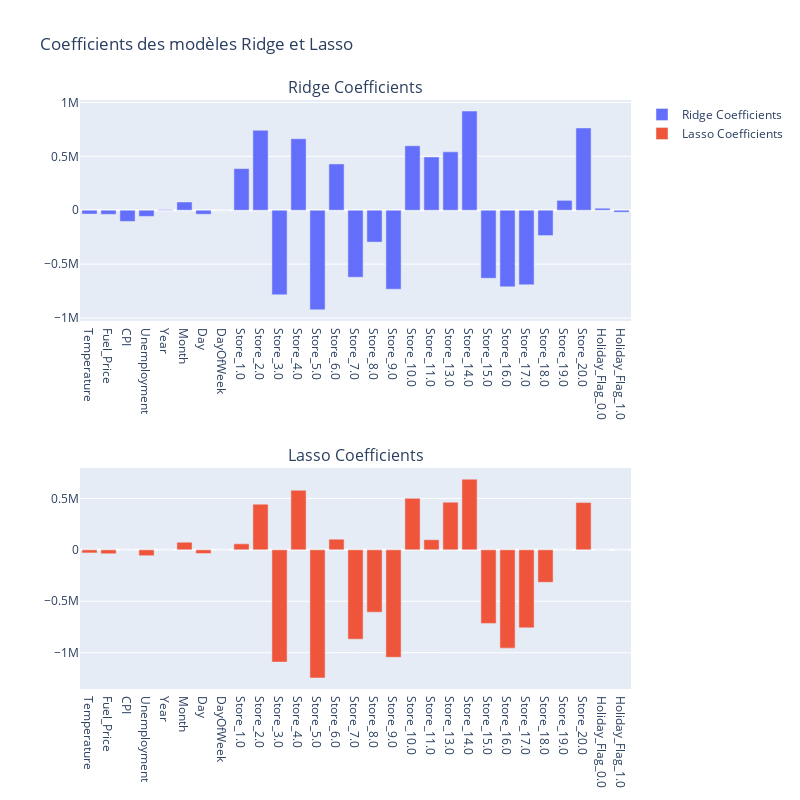

Notebook source saved alongside this figure:
### Code cell
# créer un Plot coefficients
ridge_coefs = ridge_grid_search.best_estimator_.named_steps['regressor'].coef_
lasso_coefs = lasso_grid_search.best_estimator_.named_steps['regressor'].coef_

# Créer un DataFrame avec les coefficients
coefs_df = pd.DataFrame({
    'Feature': numeric_features + list(lasso_grid_search.best_estimator_.named_steps['preprocessor'].transformers_[1][1].named_steps['encoder'].get_feature_names_out(categorical_features)),
    'Ridge Coefficients': ridge_coefs,
    'Lasso Coefficients': lasso_coefs
})

# Afficher les coefficients
coefs_df

# Créer un graphique pour les coefficients
fig = make_subplots(rows=2, cols=1, subplot_titles=('Ridge Coefficients', 'Lasso Coefficients'))

# Ajouter les barres pour les coefficients Ridge
fig.add_trace(go.Bar(x=coefs_df['Feature'], y=coefs_df['Ridge Coefficients'], name='Ridge Coefficients'), row=1, col=1)

# Ajouter les barres pour les coefficients Lasso
fig.add_trace(go.Bar(x=coefs_df['Feature'], y=coefs_df['Lasso Coefficients'], name='Lasso Coefficients'), row=2, col=1)

# Mise en page
fig.update_layout(height=800, width=800, title_text="Coefficients des modèles Ridge et Lasso")

# Afficher la figure
fig.show()

### Figure 1 — Plotly figure (JSON) as saved in the notebook; plotly's stock layout.template omitted (floating-point values rounded to 4 significant figures)
{"data": [{"name": "Ridge Coefficients", "type": "bar", "x": ["Temperature", "Fuel_Price", "CPI", "Unemployment", "Year", "Month", "Day", "DayOfWeek", "Store_1.0", "Store_2.0", "Store_3.0", "Store_4.0", "Store_5.0", "Store_6.0", "Store_7.0", "Store_8.0", "Store_9.0", "Store_10.0", "Store_11.0", "Store_13.0", "Store_14.0", "Store_15.0", "Store_16.0", "Store_17.0", "Store_18.0", "Store_19.0", "Store_20.0", "Holiday_Flag_0.0", "Holiday_Flag_1.0"], "xaxis": "x", "y": [-35770.0, -38530.0, -104000.0, -57490.0, 5308.0, 76180.0, -37510.0, 0, 386100.0, 741400.0, -784800.0, 663300.0, -924300.0, 429300.0, -621800.0, -295800.0, -732700.0, 597900.0, 494600.0, 541700.0, 920200.0, -631500.0, -711000.0, -692000.0, -235200.0, 91530.0, 763200.0, 18420.0, -18420.0], "yaxis": "y"}, {"name": "Lasso Coefficients", "type": "bar", "x": ["Temperature", "Fuel_Price", "CPI", "Unemployment", "Year", "Month", "Day", "DayOfWeek", "Store_1.0", "Store_2.0", "Store_3.0", "Store_4.0", "Store_5.0", "Store_6.0", "Store_7.0", "Store_8.0", "Store_9.0", "Store_10.0", "Store_11.0", "Store_13.0", "Store_14.0", "Store_15.0", "Store_16.0", "Store_17.0", "Store_18.0", "Store_19.0", "Store_20.0", "Holiday_Flag_0.0", "Holiday_Flag_1.0"], "xaxis": "x2", "y": [-29310.0, -37860.0, 0, -56670.0, 0, 74820.0, -36160.0, 0, 58850.0, 444700.0, -1092000.0, 579600.0, -1246000.0, 103900.0, -868600.0, -605800.0, -1045000.0, 500800.0, 98750.0, 463800.0, 687600.0, -715500.0, -955700.0, -758600.0, -315600.0, 0, 459900.0, 0, 0], "yaxis": "y2"}], "layout": {"annotations": [{"font": {"size": 16}, "showarrow": false, "text": "Ridge Coefficients", "x": 0.5, "xanchor": "center", "xref": "paper", "y": 1, "yanchor": "bottom", "yref": "paper"}, {"font": {"size": 16}, "showarrow": false, "text": "Lasso Coefficients", "x": 0.5, "xanchor": "center", "xref": "paper", "y": 0.375, "yanchor": "bottom", "yref": "paper"}], "height": 800, "title": {"text": "Coefficients des modèles Ridge et Lasso"}, "width": 800, "xaxis": {"anchor": "y", "domain": [0, 1]}, "xaxis2": {"anchor": "y2", "domain": [0, 1]}, "yaxis": {"anchor": "x", "domain": [0.625, 1]}, "yaxis2": {"anchor": "x2", "domain": [0, 0.375]}}}
